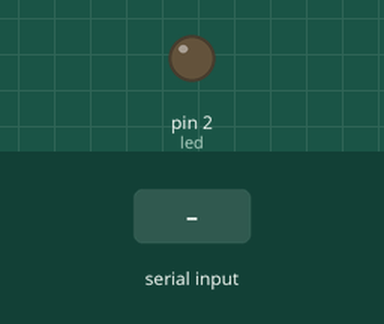
This sketch was run on a simulated Arduino Uno, built with avr-gcc and run on an emulated ATmega328P. On the bench: output pins drawn as LEDs (lit = HIGH). The test bench sets the inputs (shaded band).

Above: at 1.2 s.
1.3 s: "1" received over Serial
At 1.9 s:
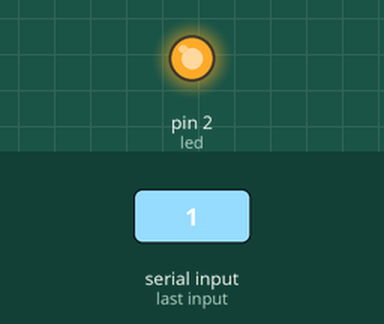
2.8 s: "0" received over Serial
At 3.1 s:
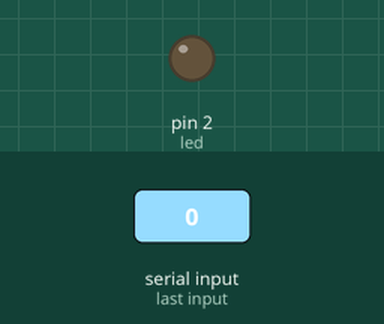
Timing chart, 0 to 5.8 s (numbered marks = the images above; inputs shaded):
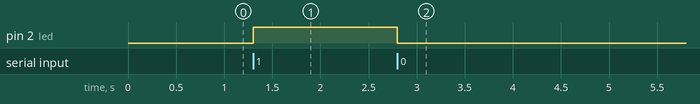

Measured:
- after the input at 1.3 s, pin 2 (led): LOW → HIGH at once
- after the input at 2.8 s, pin 2 (led): HIGH → LOW at once

The sketch:

led_control.ino
```cpp
int led = 2;
int entry = 0;
void setup() {
  pinMode(led,OUTPUT);
  Serial.begin(9600);
}

void loop() {
  if(Serial.available() > 0){
    entry = Serial.read();
    if(entry == '1'){
      digitalWrite(led,HIGH);
    }
    else if(entry == '0'){
      digitalWrite(led,LOW);
    }
    else{
      Serial.println("Enter only 0 or 1 control the serial monitor");
    }
  }
}
```
